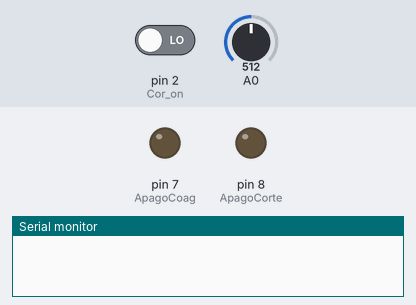
Simulated run of this sketch. Board: Arduino Uno, built with avr-gcc and run on an emulated ATmega328P. Parts: output pins drawn as LEDs (lit = HIGH), the last lines printed to the serial monitor. Inputs (shaded band) come from the test bench; at power-on: pin 2 (Cor_on) LOW, A0 = 512.

Above: at 1.2 s.
1.3 s: pin 2 (Cor_on) driven HIGH
3.3 s: A0 set to 533
At 3.9 s:
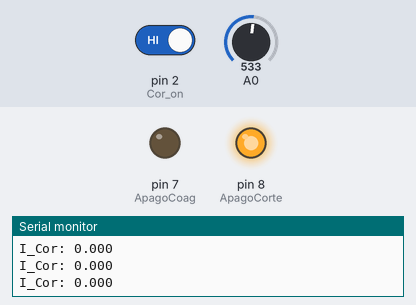
4.8 s: A0 set to 511
At 6.0 s:
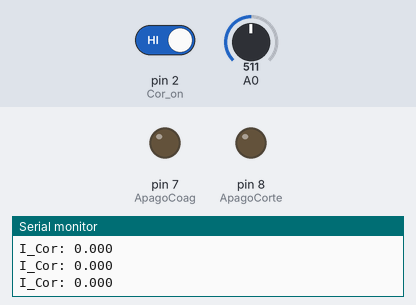
6.3 s: A0 set to 716
At 7.0 s:
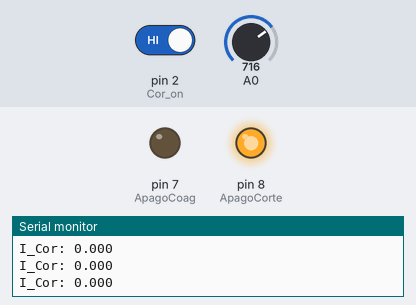
Timing chart, 0 to 8.8 s (numbered marks = the images above; inputs shaded):
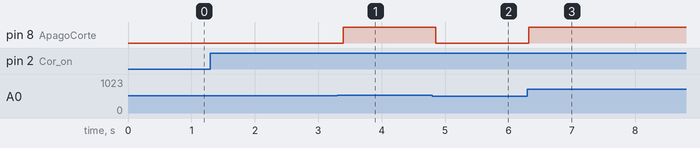

Measured:
- the behaviour switches between 523 and 524 on A0 (found by bisection; images 0 and 1)
- after the input at 3.3 s, pin 8 (ApagoCorte): LOW → HIGH after 0.09 s
- after the input at 4.8 s, pin 8 (ApagoCorte): HIGH → LOW after 0.05 s
- after the input at 6.3 s, pin 8 (ApagoCorte): LOW → HIGH at once

The sketch:

sensorCorriente.ino
```cpp
//Aplicando Filtro a las lecturas del ACS712
//usaremos la media aritmética de varias lecturas consecutivas,
//simplemente hay que sumar la lecturas y dividirlas en el número de muestras.
//La cantidad de muestras para calcular el promedio depende del nivel de ruido que tengan.

float Sensibilidad=0.100;       //sensibilidad en voltios dependiendo el sensor 20A
int ApagoCorte=8;
int ApagoCoag=7;
int estadoBotonCor=0;
int estadoBotonCoag=0;
int Cor_on=2;
int Coag_on=4;
float Idc;
float IdcCoag;


void setup() {
  Serial.begin(9600);
  pinMode(ApagoCorte,OUTPUT);
  pinMode(ApagoCoag,OUTPUT);
  pinMode(Cor_on,INPUT); //Establecemos el pin 2 BotonCorte como entrada
  pinMode(Coag_on,INPUT); //Establecemos el pin 3 BotonCoag como entrada
}

void loop() {
   CORTE_C_REQUEST(500);         //obtenemos la corriente promedio de 500 muestras
   //Serial.print("I_Cor: ");
   //Serial.print(Idc,3);                     //imprimir la corriente con 3 decimales
   delay(100);
   CORTE_C_REQUEST(500);    //obtenemos la corriente promedio de 500 muestras
   //Serial.print(" A, I_Coag: ");
   //Serial.println(IdcCoag,3);              //imprimir la corriente con 3 decimales
   delay(100);
}
void CORTE_C_REQUEST(int numeroMuestras)
{
  float VoltajeSensorCOR = 0;
  float intensidad = 0;

  estadoBotonCor=digitalRead(Cor_on);                             //almacena la lectura digital
  if(estadoBotonCor == HIGH){

   Serial.print("I_Cor: ");
   Serial.println(Idc,3);                     //imprimir la corriente con 3 decimales

  for(int i=0;i<numeroMuestras;i++)                               //ciclo donde sumamos las 500 muestras
  {
    VoltajeSensorCOR = analogRead(A0) * (5.0/1023.0);              //lee el canal A0 y calcula el valor en tension
    intensidad=intensidad+(VoltajeSensorCOR-2.5087)/Sensibilidad;    //calculamos corriente y sumamos
  }
  intensidad=intensidad/numeroMuestras;
  if( intensidad >= 0.5){
    digitalWrite (ApagoCorte,HIGH);
  }
  else{
   digitalWrite (ApagoCorte,LOW);
  }
  }
  return(intensidad);
}

  ///////////////////////////////////////////////////////////////////////////////////////////////////
  ////////////////// COAGULACION ////////////////////////////////////////////////////////////////////

  void COAG_C_REQUEST(int numeroMuestras)
{
  float VoltajeSensorCOAG = 0;
  float intensidad2 = 0;

  estadoBotonCoag=digitalRead(Coag_on);
  if(estadoBotonCoag == HIGH){

    Serial.print(" I_Coag: ");
  Serial.println(IdcCoag,3);              //imprimir la corriente con 3 decimales

  for(int j=0;j<numeroMuestras;j++)                                   //ciclo donde sumamos las 500 muestras
  {
    VoltajeSensorCOAG = analogRead(A1) * (5.0/1023.0);              //lee el canal A1 y calcula el valor en tension
    intensidad2=intensidad2+(VoltajeSensorCOAG-2.5087)/Sensibilidad;    //calculamos corriente y sumamos
  }
  intensidad2=intensidad2/numeroMuestras;
  if( intensidad2 >= 0.4){
    digitalWrite (ApagoCoag,HIGH);
  }
  else{
   digitalWrite (ApagoCoag,LOW);
  }
  }

return(intensidad2);
}
```
